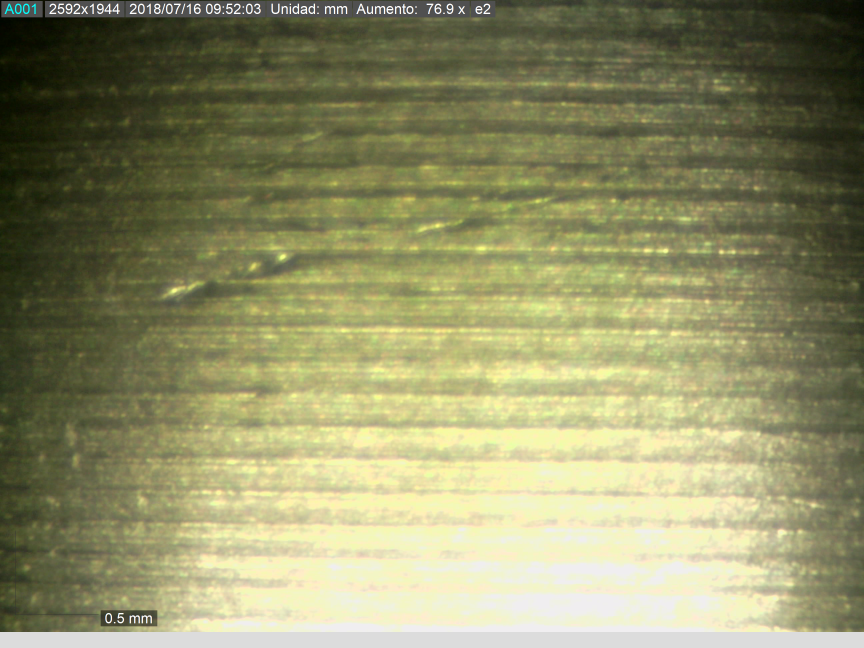
#> input picture Gargon/data/kasar/figura1_exterior1_0.tif, 2592 x 1944 px (shown at 1/3 size)
$ python train_pipeline.py   (older library calls are emulated)
#> lines starting #> are read from the running program, lines starting #| are printed output that depends on the picture
"""
Surface Roughness Classification - Training Pipeline (Fase 1)
Skrip modular untuk mengekstrak fitur hibrida (GLCM + LBP), menyiapkan dataset,
dan melatih model RandomForestClassifier untuk mendeteksi kekasaran permukaan.

Author: Nouzen
Date: 2026
"""

import os
import shutil
import warnings
import numpy as np
import pandas as pd
import cv2
import joblib
from pathlib import Path

# Scikit-image imports
from skimage.feature import graycomatrix, graycoprops, local_binary_pattern
from skimage import img_as_ubyte

# Scikit-learn imports
from sklearn.model_selection import train_test_split
from sklearn.ensemble import RandomForestClassifier
from sklearn.metrics import accuracy_score, classification_report

warnings.filterwarnings('ignore')

# ============================================================================
# CONFIGURATION & PATHS
# ============================================================================
PROJECT_ROOT = Path(__file__).parent
DATA_FOLDER = PROJECT_ROOT / "data"
KASAR_FOLDER = DATA_FOLDER / "kasar"
HALUS_FOLDER = DATA_FOLDER / "halus"
MODEL_PATH = PROJECT_ROOT / "model_kekasaran.pkl"


# ============================================================================
# 1. DATASET SETUP & GENERATION
# ============================================================================
def setup_data_directories(verbose=True):
    """
    Membuat folder data/kasar dan data/halus jika belum ada.
    Menyalin gambar asli ke data/kasar, dan menghasilkan gambar sintetis
    halus di data/halus menggunakan Gaussian Blur jika kosong.
    """
#> called with verbose = True
    KASAR_FOLDER.mkdir(parents=True, exist_ok=True)
    HALUS_FOLDER.mkdir(parents=True, exist_ok=True)

    if verbose:
        print("[SETUP] Memeriksa direktori dataset...")

    # 1. Cari gambar asli di folder data/ atau data/roughness_kasar/
    source_images = list(DATA_FOLDER.glob("*.tif")) + \
                    list(DATA_FOLDER.glob("*.tiff")) + \
                    list(DATA_FOLDER.glob("*.png")) + \
                    list(DATA_FOLDER.glob("*.jpg"))

    # Jika tidak ada di root data/, coba cari di data/roughness_kasar/
    if len(source_images) == 0:
        roughness_kasar_dir = DATA_FOLDER / "roughness_kasar"
        if roughness_kasar_dir.exists():
            source_images = list(roughness_kasar_dir.glob("*.tif")) + \
                            list(roughness_kasar_dir.glob("*.tiff"))

    if len(source_images) == 0:
        raise FileNotFoundError(
            "Tidak ada file gambar (.tif, .png, .jpg) yang ditemukan di folder data/ atau data/roughness_kasar/"
        )

    # 2. Salin gambar asli ke data/kasar
    kasar_images = list(KASAR_FOLDER.glob("*.tif")) + \
                   list(KASAR_FOLDER.glob("*.tiff")) + \
                   list(KASAR_FOLDER.glob("*.png")) + \
                   list(KASAR_FOLDER.glob("*.jpg"))

    if len(kasar_images) == 0:
        if verbose:
            print(f"[SETUP] Menyalin {len(source_images)} gambar asli ke {KASAR_FOLDER.name}...")
        for img_path in source_images:
            shutil.copy2(img_path, KASAR_FOLDER / img_path.name)
        kasar_images = list(KASAR_FOLDER.glob("*"))

    # 3. Buat data halus sintetis jika data/halus kosong
    halus_images = list(HALUS_FOLDER.glob("*.tif")) + \
                   list(HALUS_FOLDER.glob("*.tiff")) + \
                   list(HALUS_FOLDER.glob("*.png")) + \
                   list(HALUS_FOLDER.glob("*.jpg"))

    if len(halus_images) == 0:
        if verbose:
            print(f"[SETUP] Membuat data halus sintetis (Gaussian Blur) sebanyak {len(kasar_images)} gambar...")
        for img_path in kasar_images:
            # Baca gambar
            img = cv2.imread(str(img_path))
#> img is the input picture: shape (1944, 2592, 3); mean B, G, R 103.5, 143.4, 143.5
            if img is None:
                continue

            # Terapkan Gaussian Blur yang kuat untuk menghilangkan tekstur permukaan kasar
            # kernel size (45, 45) memberikan efek blur halus yang signifikan
            smooth_img = cv2.GaussianBlur(img, (45, 45), 0)

            # Simpan dengan nama baru di folder halus
            dest_name = f"smooth_{img_path.name}"
            cv2.imwrite(str(HALUS_FOLDER / dest_name), smooth_img)

        halus_images = list(HALUS_FOLDER.glob("*"))

    if verbose:
        print("[SETUP] Dataset siap:")
        print(f"  - Kasar (Rough): {len(kasar_images)} gambar di {KASAR_FOLDER}")
        print(f"  - Halus (Smooth): {len(halus_images)} gambar di {HALUS_FOLDER}\n")


# ============================================================================
# 2. FEATURE EXTRACTION PIPELINE
# ============================================================================
def extract_hybrid_features(image_path, target_size=(256, 256)):
    """
    Mengekstrak fitur hibrida GLCM dan LBP dari satu berkas gambar.

    Parameters:
    -----------
    image_path : Path or str
        Path ke file gambar yang akan diekstrak fiturnya.
    target_size : tuple
        Dimensi resize untuk standardisasi ukuran gambar.

    Returns:
    --------
    features : ndarray
        1D Array berisi gabungan fitur GLCM dan histogram LBP.
    """
#> called with target_size = (256, 256)
    # 1. Baca gambar dalam mode grayscale
    img_gray = cv2.imread(str(image_path), cv2.IMREAD_GRAYSCALE)
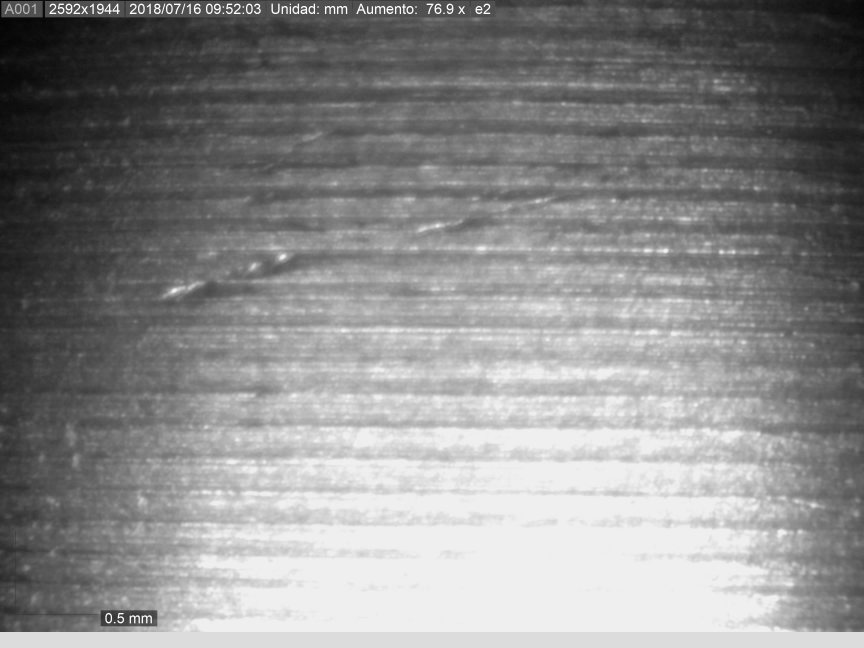
#> img_gray: shape (1944, 2592) (shown at 1/3 size); min 0, max 255, mean 138.9
    if img_gray is None:
        raise ValueError(f"Gagal membaca gambar atau gambar korup: {image_path}")

    # 2. Preprocessing dasar: Standardisasi ukuran gambar (resize)
    img_gray = cv2.resize(img_gray, (target_size[1], target_size[0]), interpolation=cv2.INTER_AREA)
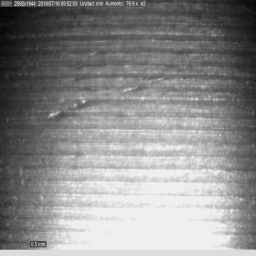
#> img_gray: shape (256, 256); min 4, max 239, mean 138.9

    # Pastikan data bertipe uint8 (ubyte) untuk skimage
    img_gray = img_as_ubyte(img_gray)

    # 3. Ekstraksi Fitur GLCM (Gray-Level Co-occurrence Matrix)
    # Jarak d=1, Sudut 0, 45, 90, 135 derajat dalam radian
    angles = [0, np.pi/4, np.pi/2, 3*np.pi/4]
    glcm = graycomatrix(img_gray, distances=[1], angles=angles, levels=256, symmetric=True, normed=True)

    # Ekstrak metrik statistik GLCM dan ambil rata-rata dari keempat sudut
    contrast = graycoprops(glcm, 'contrast').mean()
#> contrast = 102.8
    homogeneity = graycoprops(glcm, 'homogeneity').mean()
#> homogeneity = 0.262
    energy = graycoprops(glcm, 'energy').mean()
#> energy = 0.0852
    correlation = graycoprops(glcm, 'correlation').mean()
#> correlation = 0.988

    glcm_vector = np.array([contrast, homogeneity, energy, correlation])
#> glcm_vector = [102.8, 0.262, 0.0852, 0.988]

    # 4. Ekstraksi Fitur LBP (Local Binary Patterns)
    # Parameter: P=8 sampling points, R=1 radius, method='uniform'
    n_points = 8
    radius = 1
    lbp_map = local_binary_pattern(img_gray, n_points, radius, method='uniform')
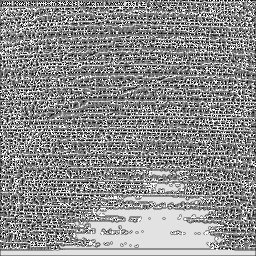
#> lbp_map: shape (256, 256) float64; min 0, max 9, mean 5.01; drawn with min black and max white

    # Hitung histogram dari peta LBP (uniform LBP menghasilkan P+2 bins)
    lbp_hist, _ = np.histogram(lbp_map.ravel(),
                               bins=np.arange(0, n_points + 3),
                               range=(0, n_points + 2))
#> lbp_hist = [2661, 3825, 3661, 7902, 10745, 11061, 5770, 4590, 9179, 6142]

    # Normalisasi histogram (sum = 1)
    lbp_hist = lbp_hist.astype(float)
    lbp_hist /= (lbp_hist.sum() + 1e-10) # cegah pembagian dengan nol
#> lbp_hist = [0.0406, 0.0584, 0.0559, 0.121, 0.164, 0.169, 0.088, 0.07, 0.14, 0.0937]

    # 5. Gabungkan fitur statistik GLCM dan vektor histogram LBP (Feature Fusion)
    feature_vector = np.hstack([glcm_vector, lbp_hist])
#> feature_vector = [102.8, 0.262, 0.0852, 0.988, 0.0406, 0.0584, 0.0559, 0.121, 0.164, 0.169, 0.088, 0.07, 0.14, 0.0937]

    return feature_vector


# ============================================================================
# 3. DATASET PREPARATION
# ============================================================================
def prepare_dataset(verbose=True):
    """
    Membaca seluruh gambar dari folder kasar dan halus,
    mengekstrak fitur hibrida, serta membuat matriks X dan label y.

    Returns:
    --------
    X : ndarray
        Matriks fitur berukuran (N, D)
    y : ndarray
        Array label biner (N,) -> 0: halus, 1: kasar
    """
    X = []
    y = []

    # Cari semua gambar di folder kasar dan halus
    kasar_paths = sorted([p for p in KASAR_FOLDER.glob("*") if p.suffix.lower() in ['.tif', '.tiff', '.png', '.jpg', '.jpeg']])
    halus_paths = sorted([p for p in HALUS_FOLDER.glob("*") if p.suffix.lower() in ['.tif', '.tiff', '.png', '.jpg', '.jpeg']])

    if verbose:
        print("[DATA] Mengekstraksi fitur dari dataset...")

    # Ekstraksi untuk kelas kasar (Label = 1)
    for path in kasar_paths:
        try:
            feats = extract_hybrid_features(path)
#> feats has the same summary as feature_vector in extract_hybrid_features
            X.append(feats)
            y.append(1)
        except Exception as e:
            print(f"  [WARN] Gagal memproses {path.name}: {str(e)}")

    # Ekstraksi untuk kelas halus (Label = 0)
    for path in halus_paths:
        try:
            feats = extract_hybrid_features(path)
            X.append(feats)
            y.append(0)
        except Exception as e:
            print(f"  [WARN] Gagal memproses {path.name}: {str(e)}")

    X = np.array(X)
    y = np.array(y)

    if verbose:
        print(f"[DATA] Ekstraksi selesai. Total sampel: {len(X)}")
#| [DATA] Ekstraksi selesai. Total sampel: 1
        print(f"  - Dimensi Matriks Fitur X: {X.shape}")
#|   - Dimensi Matriks Fitur X: (1, 14)
        print(f"  - Distribusi Kelas y: Kasar={np.sum(y == 1)}, Halus={np.sum(y == 0)}")
        print()

    return X, y


# ============================================================================
# 4. TRAINING & EVALUATION
# ============================================================================
def train_and_evaluate_model(X, y):
    """
    Membagi dataset menjadi train/test (80:20), melatih model RandomForest,
    dan mengevaluasi performanya menggunakan akurasi serta classification report.

    Returns:
    --------
    model : RandomForestClassifier
        Model terlatih.
    """
    print("[TRAINING] Membagi dataset menjadi training (80%) dan testing (20%)...")
    # Membagi data dengan stratify=y untuk memastikan proporsi kelas seimbang di train/test
    X_train, X_test, y_train, y_test = train_test_split(
        X, y, test_size=0.2, random_state=42, stratify=y
    )

    print("[TRAINING] Melatih model RandomForestClassifier...")
    # Inisialisasi model RandomForest
    model = RandomForestClassifier(n_estimators=100, random_state=42, n_jobs=-1)
    model.fit(X_train, y_train)

    # Pengujian model
    y_pred = model.predict(X_test)

    # Evaluasi metrik
    accuracy = accuracy_score(y_test, y_pred)
    report = classification_report(y_test, y_pred, target_names=['Halus (0)', 'Kasar (1)'])

    print("\n" + "="*60)
    print("METRIK EVALUASI MODEL (RANDOM FOREST)")
    print("="*60)
    print(f"Akurasi Pengujian (Accuracy Score): {accuracy:.2%}")
    print("\nClassification Report:")
    print(report)
    print("="*60 + "\n")

    return model


# ============================================================================
# 5. MODEL SERIALIZATION
# ============================================================================
def save_model(model, filepath):
    """
    Menyimpan objek model terlatih ke dalam file biner (.pkl).
    """
    print(f"[SERIALISASI] Menyimpan model ke '{filepath.name}'...")
    joblib.dump(model, filepath)
    print(f"[SUCCESS] File model '{filepath.name}' berhasil disimpan!")
    print("  Otak model siap digunakan untuk live inference di Fase berikutnya.\n")


# ============================================================================
# MAIN PIPELINE EXECUTION
# ============================================================================
if __name__ == "__main__":
    print("\n" + "="*70)
    print("SURFACE ROUGHNESS DETECTOR - OFFLINE TRAINING PIPELINE")
    print("="*70 + "\n")

    try:
        # Langkah 1: Setup direktori dan file dataset
        setup_data_directories(verbose=True)

        # Langkah 2: Siapkan dataset (Ekstraksi fitur hibrida GLCM+LBP)
        X, y = prepare_dataset(verbose=True)
#> y = [1]

        # Langkah 3: Latih dan evaluasi model RandomForest
        model = train_and_evaluate_model(X, y)

        # Langkah 4: Simpan model terlatih
        save_model(model, MODEL_PATH)

        print("="*70)
        print("[SUCCESS] PIPELINE TRAINING SELESAI DENGAN SUKSES!")
        print("="*70 + "\n")

    except Exception as e:
        print(f"\n[ERROR] Terjadi kesalahan dalam pipeline training: {str(e)}")
        import traceback
        traceback.print_exc()
